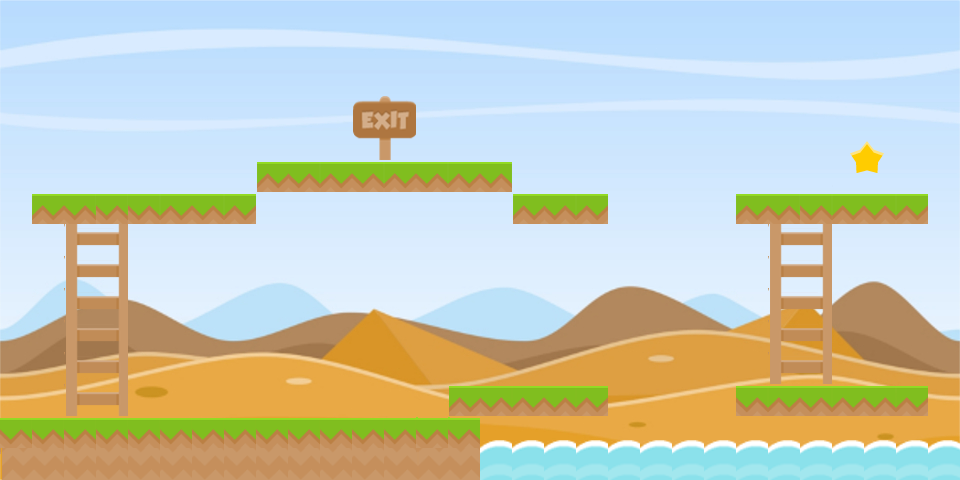

Below is a game level as drawn by its tile map, then a one-line description and the .tmx file that defines it, in full:
An orthogonal 30x15 tile map with 32x32 px tiles, 3 tile layers (waterLayer, blockedLayer, ladderLayer), 2 tilesets, 1 image layer and 3 objects (item, finish, start).

<map version="1.0" orientation="orthogonal" renderorder="right-down" width="30" height="15" tilewidth="32" tileheight="32" nextobjectid="8">
 <tileset firstgid="1" name="kennyspritesheet" tilewidth="32" tileheight="32" tilecount="48" columns="8">
  <image source="../newTiles/kennyspritesheet.png" trans="ff00ff" width="260" height="194" />
 </tileset>
 <tileset firstgid="49" name="star" tilewidth="70" tileheight="70" tilecount="1" columns="0">
  <tile id="0">
   <image width="70" height="70" source="../Items/star.png" />
  </tile>
 </tileset>
 <imagelayer name="backgroundLayer">
  <image source="../backgrounds/newdesert.jpg" width="960" height="480" />
 </imagelayer>
 <layer name="waterLayer" width="30" height="15">
  <data encoding="csv">
0,0,0,0,0,0,0,0,0,0,0,0,0,0,0,0,0,0,0,0,0,0,0,0,0,0,0,0,0,0,
0,0,0,0,0,0,0,0,0,0,0,0,0,0,0,0,0,0,0,0,0,0,0,0,0,0,0,0,0,0,
0,0,0,0,0,0,0,0,0,0,0,0,0,0,0,0,0,0,0,0,0,0,0,0,0,0,0,0,0,0,
0,0,0,0,0,0,0,0,0,0,0,0,0,0,0,0,0,0,0,0,0,0,0,0,0,0,0,0,0,0,
0,0,0,0,0,0,0,0,0,0,0,0,0,0,0,0,0,0,0,0,0,0,0,0,0,0,0,0,0,0,
0,0,0,0,0,0,0,0,0,0,0,0,0,0,0,0,0,0,0,0,0,0,0,0,0,0,0,0,0,0,
0,0,0,0,0,0,0,0,0,0,0,0,0,0,0,0,0,0,0,0,0,0,0,0,0,0,0,0,0,0,
0,0,0,0,0,0,0,0,0,0,0,0,0,0,0,0,0,0,0,0,0,0,0,0,0,0,0,0,0,0,
0,0,0,0,0,0,0,0,0,0,0,0,0,0,0,0,0,0,0,0,0,0,0,0,0,0,0,0,0,0,
0,0,0,0,0,0,0,0,0,0,0,0,0,0,0,0,0,0,0,0,0,0,0,0,0,0,0,0,0,0,
0,0,0,0,0,0,0,0,0,0,0,0,0,0,0,0,0,0,0,0,0,0,0,0,0,0,0,0,0,0,
0,0,0,0,0,0,0,0,0,0,0,0,0,0,0,0,0,0,0,0,0,0,0,0,0,0,0,0,0,0,
0,0,0,0,0,0,0,0,0,0,0,0,0,0,0,0,0,0,0,0,0,0,0,0,0,0,0,0,0,0,
0,0,0,0,0,0,0,0,0,0,0,0,0,23,23,24,24,24,24,24,24,24,24,24,24,24,24,24,24,24,
0,0,0,0,0,0,0,0,0,0,0,0,0,31,31,32,32,32,32,32,32,32,32,32,32,32,32,32,32,32
</data>
 </layer>
 <layer name="blockedLayer" width="30" height="15">
  <data encoding="csv">
0,0,0,0,0,0,0,0,0,0,0,0,0,0,0,0,0,0,0,0,0,0,0,0,0,0,0,0,0,0,
0,0,0,0,0,0,0,0,0,0,0,0,0,0,0,0,0,0,0,0,0,0,0,0,0,0,0,0,0,0,
0,0,0,0,0,0,0,0,0,0,0,0,0,0,0,0,0,0,0,0,0,0,0,0,0,0,0,0,0,0,
0,0,0,0,0,0,0,0,0,0,0,3,4,0,0,0,0,0,0,0,0,0,0,0,0,0,0,0,0,0,
0,0,0,0,0,0,0,0,0,0,0,11,12,0,0,0,0,0,0,0,0,0,0,0,0,0,0,0,0,0,
0,0,0,0,0,0,0,0,35,34,33,34,33,34,33,34,0,0,0,0,0,0,0,0,0,0,49,0,0,0,
0,33,0,0,0,33,34,33,0,0,0,0,0,0,0,0,35,34,33,0,0,0,0,33,0,0,33,34,33,0,
0,0,0,0,0,0,0,0,0,0,0,0,0,0,0,0,0,0,0,0,0,0,0,0,0,0,0,0,0,0,
0,0,0,0,0,0,0,0,0,0,0,0,0,0,0,0,0,0,0,0,0,0,0,0,0,0,0,0,0,0,
0,0,0,0,0,0,0,0,0,0,0,0,0,0,0,0,0,0,0,0,0,0,0,0,0,0,0,0,0,0,
0,0,0,0,0,0,0,0,0,0,0,0,0,0,0,0,0,0,0,0,0,0,0,0,0,0,0,0,0,0,
0,0,0,0,0,0,0,0,0,0,0,0,0,0,0,0,0,0,0,0,0,0,0,0,0,0,0,0,0,0,
0,0,0,0,0,0,0,0,0,0,0,0,0,0,35,34,33,34,33,0,0,0,0,34,33,34,33,34,33,0,
34,34,34,34,34,34,34,34,34,34,34,34,34,34,34,0,0,0,0,0,0,0,0,0,0,0,0,0,0,0,
29,30,30,30,30,30,30,30,30,30,30,30,30,29,30,0,0,0,0,0,0,0,0,0,0,0,0,0,0,0
</data>
 </layer>
 <layer name="ladderLayer" width="30" height="15">
  <data encoding="csv">
0,0,0,0,0,0,0,0,0,0,0,0,0,0,0,0,0,0,0,0,0,0,0,0,0,0,0,0,0,0,
0,0,0,0,0,0,0,0,0,0,0,0,0,0,0,0,0,0,0,0,0,0,0,0,0,0,0,0,0,0,
0,0,0,0,0,0,0,0,0,0,0,0,0,0,0,0,0,0,0,0,0,0,0,0,0,0,0,0,0,0,
0,0,0,0,0,0,0,0,0,0,0,0,0,0,0,0,0,0,0,0,0,0,0,0,0,0,0,0,0,0,
0,0,0,0,0,0,0,0,0,0,0,0,0,0,0,0,0,0,0,0,0,0,0,0,0,0,0,0,0,0,
0,0,0,0,0,0,0,0,0,0,0,0,0,0,0,0,0,0,0,0,0,0,0,0,0,0,0,0,0,0,
0,0,34,34,34,0,0,0,0,0,0,0,0,0,0,0,0,0,0,0,0,0,0,0,34,34,0,0,0,0,
0,0,45,46,0,0,0,0,0,0,0,0,0,0,0,0,0,0,0,0,0,0,0,0,45,46,0,0,0,0,
0,0,45,46,0,0,0,0,0,0,0,0,0,0,0,0,0,0,0,0,0,0,0,0,45,46,0,0,0,0,
0,0,45,46,0,0,0,0,0,0,0,0,0,0,0,0,0,0,0,0,0,0,0,0,45,46,0,0,0,0,
0,0,45,46,0,0,0,0,0,0,0,0,0,0,0,0,0,0,0,0,0,0,0,0,45,46,0,0,0,0,
0,0,45,46,0,0,0,0,0,0,0,0,0,0,0,0,0,0,0,0,0,0,0,0,45,46,0,0,0,0,
0,0,45,46,0,0,0,0,0,0,0,0,0,0,0,0,0,0,0,0,0,0,0,0,0,0,0,0,0,0,
0,0,0,0,0,0,0,0,0,0,0,0,0,0,0,0,0,0,0,0,0,0,0,0,0,0,0,0,0,0,
0,0,0,0,0,0,0,0,0,0,0,0,0,0,0,0,0,0,0,0,0,0,0,0,0,0,0,0,0,0
</data>
 </layer>
 <objectgroup name="objectLayer">
  <object id="1" name="coin" type="item" x="850" y="144" width="32" height="32">
   <ellipse />
  </object>
  <object id="5" name="finish" x="352" y="96" width="64" height="64" />
  <object id="7" name="start" x="192" y="352" width="64" height="64" />
 </objectgroup>
</map>
